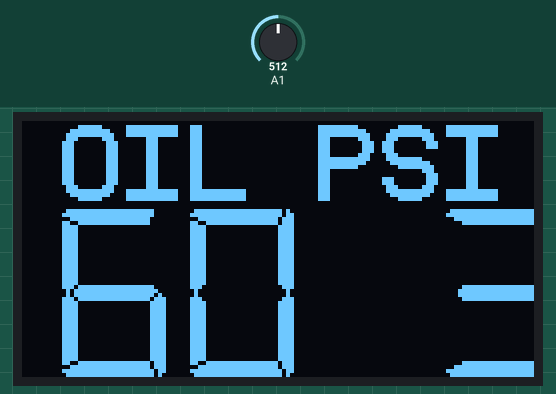
This sketch was run on a simulated Arduino Uno, built with avr-gcc and run on an emulated ATmega328P. On the bench: 128×64 one-colour display. Inputs (shaded band) come from the test bench; at power-on: A1 = 512. What the sketch prints to the serial monitor is not drawn.

Above: at 1.2 s.
1.3 s: A1 set to 716
At 2.4 s:
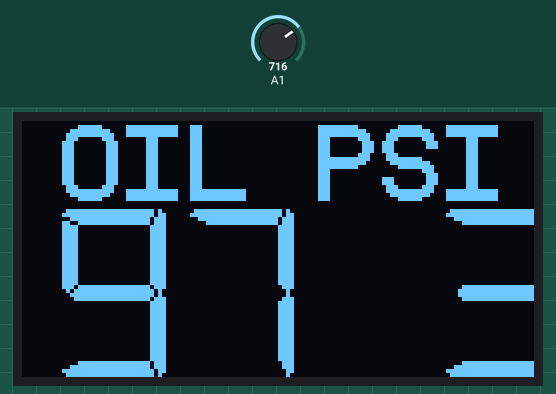
3.1 s: A1 set to 900
At 4.2 s:
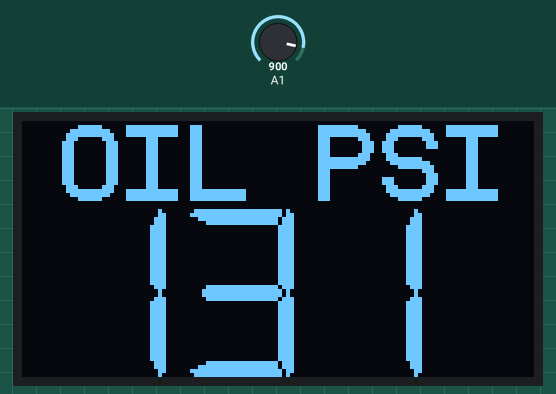
4.9 s: A1 set to 1023
At 6.7 s:
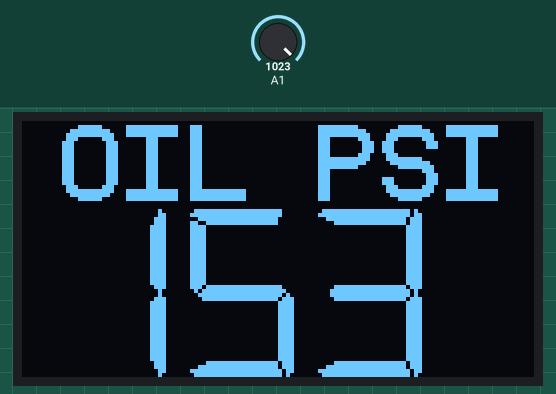
Timing chart, 0 to 8.2 s (numbered marks = the images above; inputs shaded):
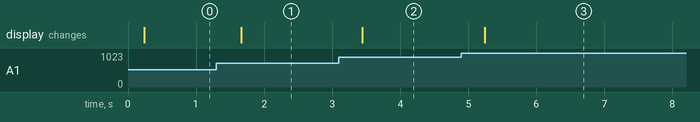

Measured:
- after the input at 1.3 s, the display: changes after 0.37 s (image 1)
- after the input at 3.1 s, the display: changes after 0.34 s (image 2)
- after the input at 4.9 s, the display: changes after 0.34 s (image 3)

The sketch:

oilPressure0.5-4.5V.ino
```cpp
#include <U8g2lib.h>
#include <U8x8lib.h>
#include <Arduino.h>
#include <math.h>
#include <SPI.h>
#include <Wire.h>

int oilPressure;
int analogVoltage;
float voltage;
U8G2_SSD1306_128X64_NONAME_F_HW_I2C u8g2(U8G2_R0);


void setup(void) {
  u8g2.begin();
  Serial.begin(9600);

}

void loop(void) {
float analogAvg = 0;
  for( int i = 0; i < 100; i++){
    analogVoltage = analogRead(A1);
    analogAvg = analogAvg + analogVoltage;
    delay(1);
  }
  Serial.println(analogAvg);
   analogVoltage = analogAvg / 100 ;
   voltage =  analogVoltage * 5.0 / 1023.0;
   oilPressure = 37.5 * voltage - 18.8;
   u8g2.clearBuffer();
   u8g2.setFont(u8g2_font_profont29_tf);
   u8g2.drawStr(10,20, "OIL PSI");
   u8g2.setFont(u8g2_font_7Segments_26x42_mn);
   u8g2.setCursor(10,64);
   if ( oilPressure < 0){
     u8g2.print(0);
   }else{
    u8g2.print(oilPressure - 14.7);
   }
   u8g2.sendBuffer();
   delay(150);
}
```
